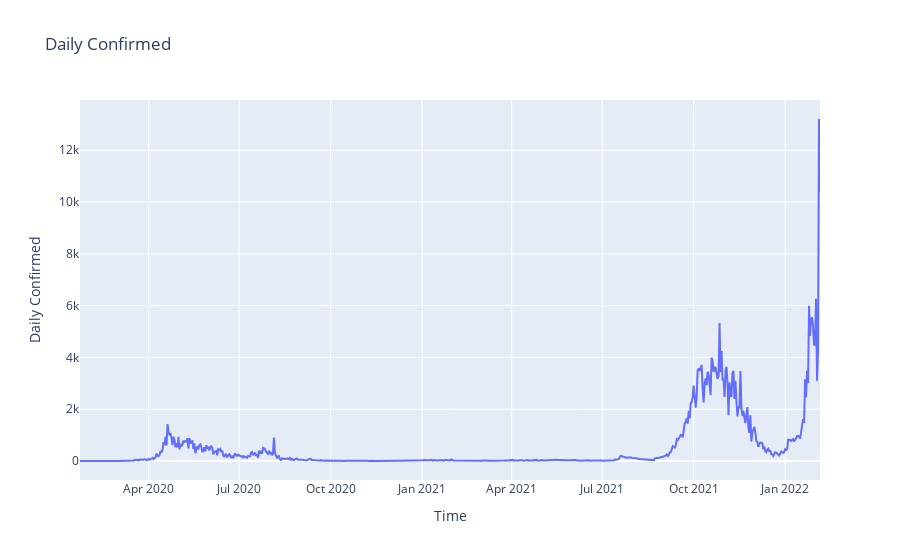

The code cell stored with this chart in its notebook:
### Code cell
SPfig1.show()

### Figure 1 — Plotly figure (JSON) as saved in the notebook; plotly's stock layout.template omitted (floating-point values rounded to 4 significant figures; data arrays with more than 128 entries replaced by an {"elided": "..."} marker saying what was removed)
{"data": [{"mode": "lines", "name": "Daily Confirmed", "type": "scatter", "x": {"elided": "999 str values"}, "y": {"elided": "999 int values"}}], "layout": {"title": {"text": "Daily Confirmed"}, "xaxis": {"title": {"text": "Time"}}, "yaxis": {"title": {"text": "Daily Confirmed"}}}}
